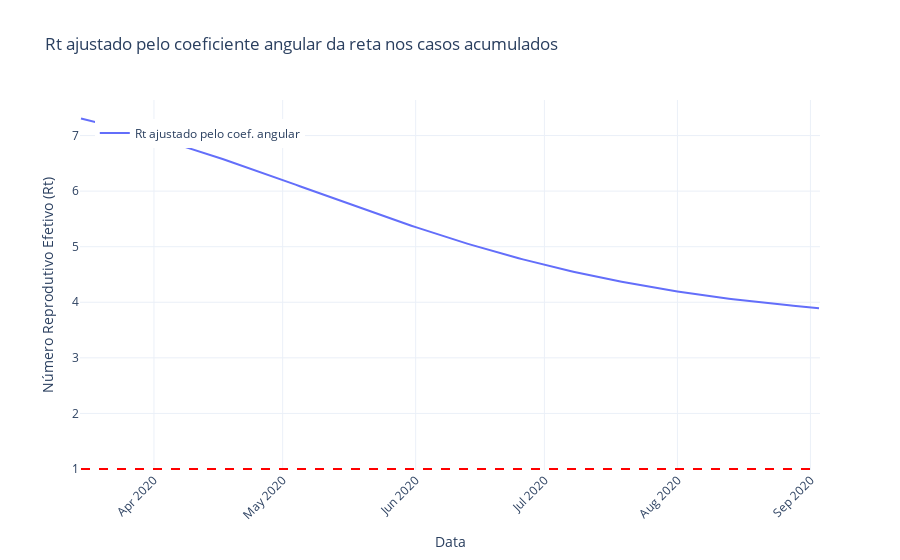

Notebook source saved alongside this figure:
### Markdown cell above
<iframe src="https://g-rodrigues2.github.io/mod_mat_doencas_infecciosas/Atividade_1/Rt_coef_ang.html" width="1000" height="600"></iframe>

### Code cell
fig = go.Figure()

fig.add_trace(go.Scatter(x=data['Date'], y=Rt_cumulative, mode='lines', name='Rt ajustado pelo coef. angular'))

fig.add_shape(type='line', x0=data['Date'].iloc[0], y0=1, x1=data['Date'].iloc[-1], y1=1,
              line=dict(color='red', width=2, dash='dash'), name='Limiar (Rt=1)')

fig.update_layout(title='Rt ajustado pelo coeficiente angular da reta nos casos acumulados',
                  xaxis_title='Data',
                  yaxis_title='Número Reprodutivo Efetivo (Rt)',
                  xaxis=dict(tickangle=-45),
                  showlegend=True,
                  legend=dict(x=0.02, y=0.95),
                  template='plotly_white')

pio.write_html(fig, 'Rt_coef_ang_cumulative.html')

fig.show()

### Figure 1 — Plotly figure (JSON) as saved in the notebook; plotly's stock layout.template omitted (floating-point values rounded to 4 significant figures; data arrays with more than 128 entries replaced by an {"elided": "..."} marker saying what was removed)
{"data": [{"mode": "lines", "name": "Rt ajustado pelo coef. angular", "type": "scatter", "x": {"elided": "173 str values"}, "y": {"elided": "173 float values"}}], "layout": {"legend": {"x": 0.02, "y": 0.95}, "shapes": [{"line": {"color": "red", "dash": "dash", "width": 2}, "name": "Limiar (Rt=1)", "type": "line", "x0": "2020-03-15T00:00:00", "x1": "2020-09-03T00:00:00", "y0": 1, "y1": 1}], "showlegend": true, "title": {"text": "Rt ajustado pelo coeficiente angular da reta nos casos acumulados"}, "xaxis": {"tickangle": -45, "title": {"text": "Data"}}, "yaxis": {"title": {"text": "Número Reprodutivo Efetivo (Rt)"}}}}
